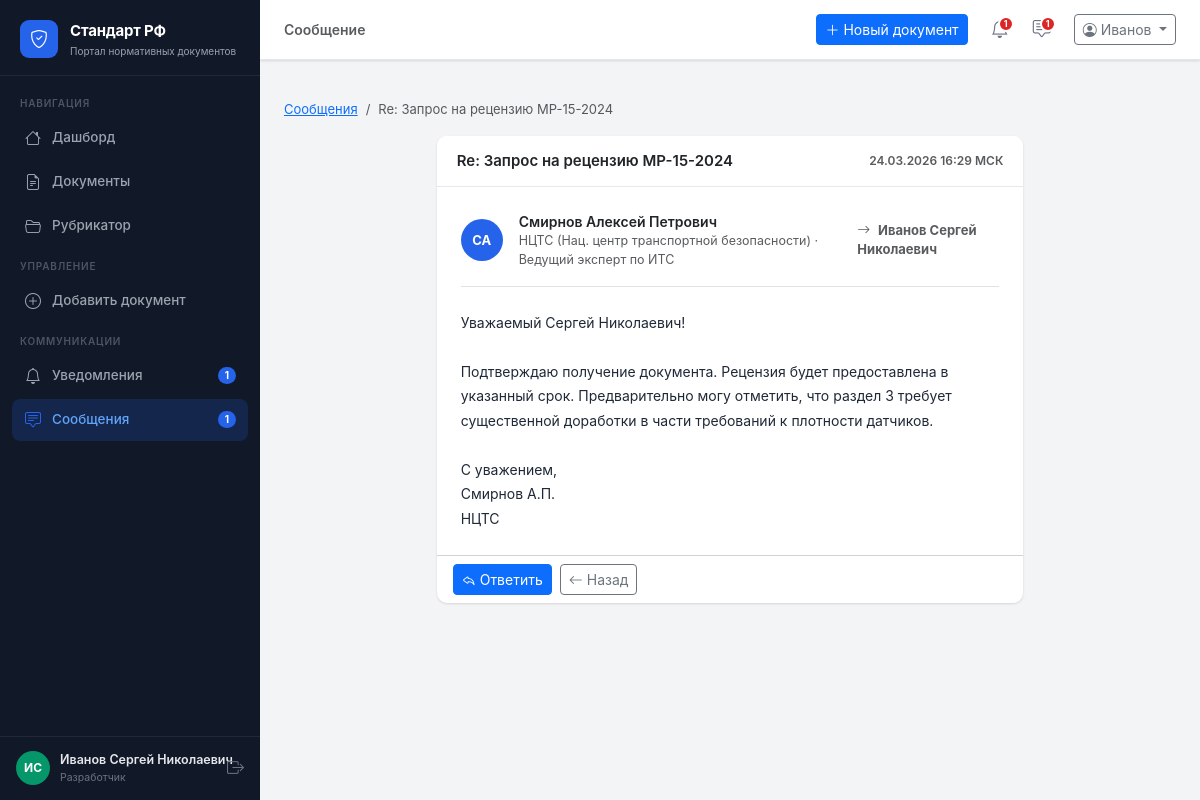
The page /messages/2 (signed in) on the database its author committed.
### app/models.py (models this page shows)
class User(db.Model):
    __tablename__ = 'users'
    id           = db.Column(db.Integer, primary_key=True)
    username     = db.Column(db.String(80), unique=True, nullable=False)
    email        = db.Column(db.String(120), unique=True, nullable=False)
    password     = db.Column(db.String(200), nullable=False, default='demo123')
    role         = db.Column(db.String(20), nullable=False)   # admin | org | expert
    full_name    = db.Column(db.String(200))
    organization = db.Column(db.String(300))
    position     = db.Column(db.String(200))
    created_at   = db.Column(db.DateTime, default=datetime.utcnow)
    phone        = db.Column(db.String(20))
    is_active    = db.Column(db.Boolean, default=True)
    org_id       = db.Column(db.Integer, db.ForeignKey('users.id'), nullable=True)
    rubric_id    = db.Column(db.Integer, db.ForeignKey('rubrics.id'), nullable=True)
    documents     = db.relationship('Document', backref='author', lazy=True,
                                    foreign_keys='Document.author_id')
    comments      = db.relationship('Comment', backref='author', lazy=True)
    notifications = db.relationship('Notification', backref='user', lazy=True)
    def get_initials(self):
        if self.full_name:
            parts = self.full_name.split()
            if len(parts) >= 2:
                return f"{parts[0][0]}{parts[1][0]}".upper()
            return self.full_name[:2].upper()
        return self.username[:2].upper()
    def role_label(self):
        return {'admin': 'Сис. администратор', 'org': 'Разработчик', 'organization': 'Организация', 'expert': 'Эксперт'}.get(self.role, self.role)
    def unread_notifications(self):
        return Notification.query.filter_by(user_id=self.id, is_read=False).count()
    def unread_messages(self):
        return Message.query.filter_by(receiver_id=self.id, is_read=False).count()

class Message(db.Model):
    __tablename__ = 'messages'
    id          = db.Column(db.Integer, primary_key=True)
    sender_id   = db.Column(db.Integer, db.ForeignKey('users.id'), nullable=False)
    receiver_id = db.Column(db.Integer, db.ForeignKey('users.id'), nullable=False)
    subject     = db.Column(db.String(300))
    text        = db.Column(db.Text, nullable=False)
    is_read     = db.Column(db.Boolean, default=False)
    created_at  = db.Column(db.DateTime, default=datetime.utcnow)
    sender   = db.relationship('User', foreign_keys=[sender_id],   backref='sent_messages')
    receiver = db.relationship('User', foreign_keys=[receiver_id], backref='received_messages')

### app/routes/messages.py (the view)
@messages_bp.route('/<int:msg_id>')
@login_required
def view(msg_id):
    user = get_current_user()
    msg  = Message.query.get_or_404(msg_id)
    if msg.receiver_id == user.id and not msg.is_read:
        msg.is_read = True
        db.session.commit()
    return render_template('messages/view.html', msg=msg, user=user)

### app/utils.py (called while the page is built)
def login_required(f):
    @wraps(f)
    def decorated(*args, **kwargs):
        if 'user_id' not in session:
            return redirect(url_for('auth.login'))
        return f(*args, **kwargs)
    return decorated

def get_current_user():
    if 'user_id' in session:
        return User.query.get(session['user_id'])
    return None

### app/templates/messages/view.html (shortened to what this page needs)
{% extends 'base.html' %}
{% block page_title %}Сообщение{% endblock %}
{% block content %}
<nav aria-label="breadcrumb" class="mb-3">
  <ol class="breadcrumb" style="font-size:13px;">
    <li class="breadcrumb-item"><a href="{{ url_for('messages.index') }}">Сообщения</a></li>
    <li class="breadcrumb-item active">{{ msg.subject or '(без темы)' }}</li>
  </ol>
</nav>
<div class="row justify-content-center">
  <div class="col-xl-8">
    <div class="card">
      <div class="card-header d-flex align-items-center justify-content-between">
        <span class="fw-semibold" style="font-size:15px;">{{ msg.subject or '(без темы)' }}</span>
        <span class="text-muted" style="font-size:12px;">
          {{ (msg.created_at | msk).strftime('%d.%m.%Y %H:%M') }} МСК
        </span>
      </div>
      <div class="card-body p-4">
        <div class="d-flex align-items-center gap-3 mb-4 pb-3 border-bottom">
          <div class="user-avatar" style="width:42px;height:42px;font-size:13px;background:#2563eb;">
            {{ msg.sender.get_initials() }}
          </div>
          <div>
            <div class="fw-semibold" style="font-size:14px;">{{ msg.sender.full_name }}</div>
            <div class="text-muted" style="font-size:12.5px;">
              {{ msg.sender.organization }} · {{ msg.sender.position }}
            </div>
          </div>
          <div class="ms-auto text-muted" style="font-size:13px;">
            <i class="bi bi-arrow-right me-1"></i>
            <strong>{{ msg.receiver.full_name }}</strong>
          </div>
        </div>
        <div style="font-size:14px;line-height:1.75;white-space:pre-wrap;color:#1f2937;">{{ msg.text }}</div>
      </div>
      <div class="card-footer bg-transparent d-flex gap-2">
        <a href="{{ url_for('messages.compose') }}?to={{ msg.sender_id }}"
           class="btn btn-primary btn-sm">
          <i class="bi bi-reply me-1"></i>Ответить
        </a>
        <a href="{{ url_for('messages.index') }}" class="btn btn-outline-secondary btn-sm">
          <i class="bi bi-arrow-left me-1"></i>Назад
        </a>
      </div>
    </div>
  </div>
</div>
{% endblock %}

### app/templates/base.html (shortened to what this page needs)
<!DOCTYPE html>
<html lang="ru">
<head>
  <link rel="stylesheet"
        href="https://cdn.jsdelivr.net/npm/bootstrap@5.3.3/dist/css/bootstrap.min.css" />
  <link rel="stylesheet"
        href="https://cdn.jsdelivr.net/npm/bootstrap-icons@1.11.3/font/bootstrap-icons.min.css" />
  <link rel="stylesheet" href="{{ url_for('static', filename='css/main.css') }}" />
</head>
<body>
<aside class="sidebar" id="sidebar">
  <div class="sidebar-brand">
    <div class="brand-icon"><i class="bi bi-shield-check"></i></div>
    <div class="brand-text">
      <span class="brand-title">Стандарт РФ</span>
      <span class="brand-sub">Портал нормативных документов</span>
    </div>
  </div>
  <nav class="sidebar-nav">
    <div class="nav-section-label">Навигация</div>
    <a href="{{ url_for('main.dashboard') }}"
       class="nav-link {% if request.endpoint == 'main.dashboard' %}active{% endif %}">
      <i class="bi bi-house"></i><span>Дашборд</span>
    </a>
    <a href="{{ url_for('documents.list_documents') }}"
       class="nav-link {% if request.blueprint == 'documents' and request.endpoint != 'documents.add' %}active{% endif %}">
      <i class="bi bi-file-earmark-text"></i><span>Документы</span>
    </a>
    <a href="{{ url_for('rubrics.index') }}"
       class="nav-link {% if request.blueprint == 'rubrics' %}active{% endif %}">
      <i class="bi bi-folder2-open"></i><span>Рубрикатор</span>
    </a>
    {% if session.role in ('admin', 'org', 'organization') %}
    <div class="nav-section-label mt-2">Управление</div>
    {% if session.role == 'org' %}
    <a href="{{ url_for('documents.add') }}"
       class="nav-link {% if request.endpoint == 'documents.add' %}active{% endif %}">
      <i class="bi bi-plus-circle"></i><span>Добавить документ</span>
    </a>
    {% endif %}
    {% endif %}
    <div class="nav-section-label mt-2">Коммуникации</div>
    <a href="{{ url_for('notifications.index') }}"
       class="nav-link {% if request.blueprint == 'notifications' %}active{% endif %}">
      <i class="bi bi-bell"></i><span>Уведомления</span>
      {% set unread_n = current_user.unread_notifications() if current_user else 0 %}
      {% if unread_n > 0 %}
      <span class="nav-badge">{{ unread_n }}</span>
      {% endif %}
    </a>
    <a href="{{ url_for('messages.index') }}"
       class="nav-link {% if request.blueprint == 'messages' %}active{% endif %}">
      <i class="bi bi-chat-square-text"></i><span>Сообщения</span>
      {% set unread_m = current_user.unread_messages() if current_user else 0 %}
      {% if unread_m > 0 %}
      <span class="nav-badge">{{ unread_m }}</span>
      {% endif %}
    </a>
  </nav>
  <div class="sidebar-footer">
    <div class="user-card">
      {% set _avatar_colors = ['#2563eb','#7c3aed','#059669','#d97706','#dc2626'] %}
      <div class="user-avatar" style="background:{{ _avatar_colors[(current_user.id % _avatar_colors|length) if current_user else 0] }}">
        {{ current_user.get_initials() if current_user else '?' }}
      </div>
      <div class="user-info">
        <div class="user-name">{{ session.full_name or 'Гость' }}</div>
        <div class="user-role">{{ current_user.role_label() if current_user else '' }}</div>
      </div>
    </div>
    <a href="{{ url_for('auth.logout') }}" class="btn-logout" title="Выйти">
      <i class="bi bi-box-arrow-right"></i>
    </a>
  </div>
</aside>
<div class="main-wrapper">
  <header class="topbar">
    <div class="topbar-breadcrumb">
      {% block breadcrumb %}
      <span class="text-muted">{% block page_title %}{% endblock %}</span>
      {% endblock %}
    </div>
    <div class="topbar-actions ms-auto">
      {% if session.role == 'org' %}
      <a href="{{ url_for('documents.add') }}" class="btn btn-primary btn-sm me-2">
        <i class="bi bi-plus-lg me-1"></i>Новый документ
      </a>
      {% endif %}
      <a href="{{ url_for('notifications.index') }}" class="topbar-icon-btn" title="Уведомления">
        {% set unread_n = current_user.unread_notifications() if current_user else 0 %}
        {% if unread_n > 0 %}<span class="dot-badge">{{ unread_n }}</span>{% endif %}
      </a>
      <a href="{{ url_for('messages.index') }}" class="topbar-icon-btn" title="Сообщения">
        {% set unread_m = current_user.unread_messages() if current_user else 0 %}
        {% if unread_m > 0 %}<span class="dot-badge">{{ unread_m }}</span>{% endif %}
      </a>
      <div class="dropdown ms-2">
        <button class="btn btn-outline-secondary btn-sm dropdown-toggle" data-bs-toggle="dropdown">
          <i class="bi bi-person-circle me-1"></i>{{ session.full_name.split()[0] if session.full_name else 'Гость' }}
        </button>
      </div>
    </div>
  </header>
  <div class="flash-container">
  </div>
  <main class="page-content">
    {% block content %}{% endblock %}
  </main>
</div>
</body>
</html>

### rows shown on the page
User: full_name "ИС", full_name "Иванов Сергей Николаевич", role "Разработчик", receiver.full_name "Иванов Сергей Николаевич"
Message: subject "Re: Запрос на рецензию МР-15-2024", created_at "24.03.2026 16:29", text "Уважаемый Сергей Николаевич! Подтверждаю получение документа. Рецензия будет предоставлена в указанный срок. Предварительно могу отметить, что раздел 3 требует существенной доработки в части требований к плотности датчиков. С уважением, Смирнов А.П. НЦТС"
User: sender.get_initials "СА", sender.full_name "Смирнов Алексей Петрович", sender.organization "НЦТС (Нац. центр транспортной безопасности)", sender.position "Ведущий эксперт по ИТС"

### other values the page prints
{{ unread_n }} "1"
{{ unread_m }} "1"
{{ session.full_name.split()[0] if session.full_name else 'Гость' }} "Иванов"
